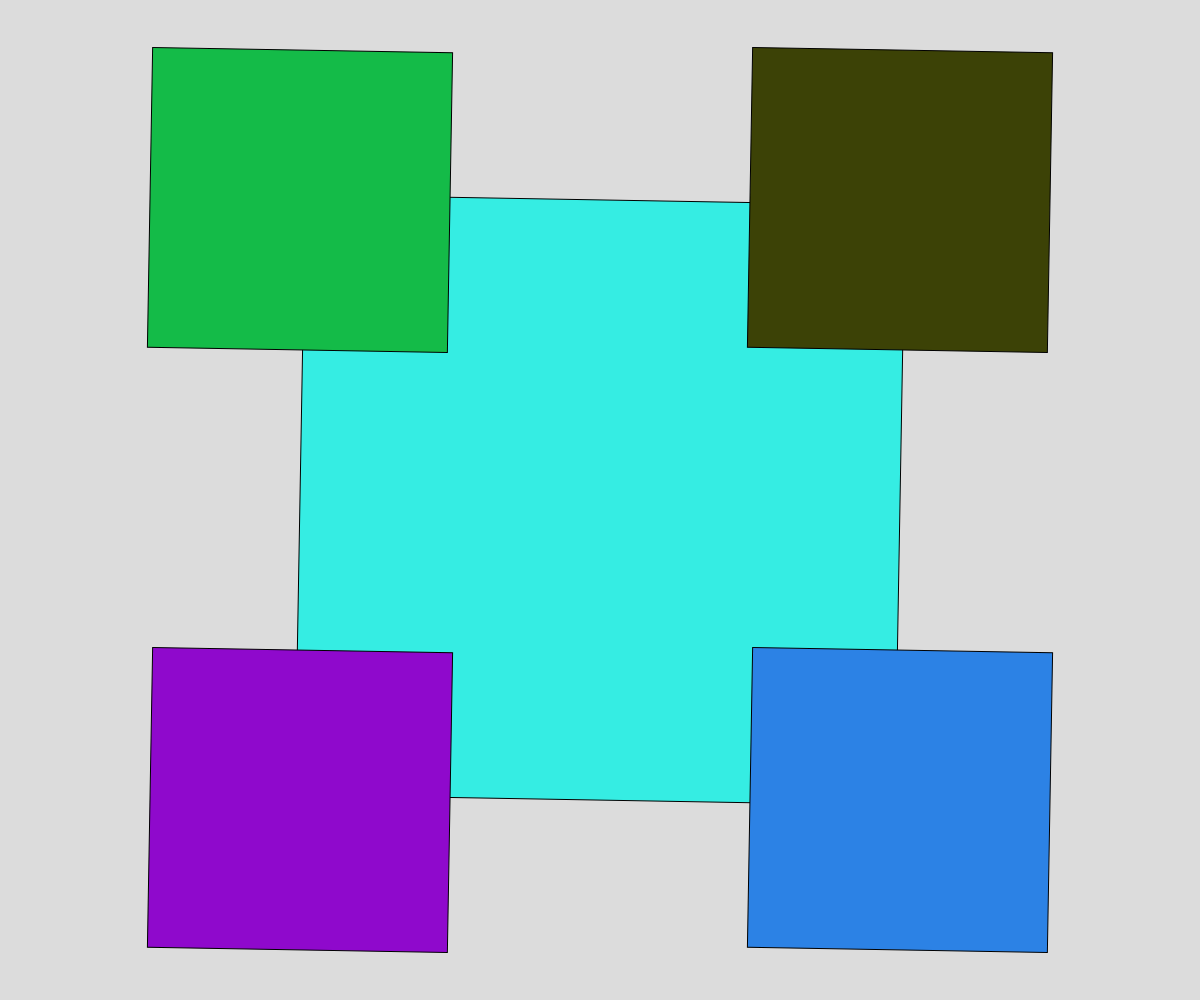
Frame 1 (no input)
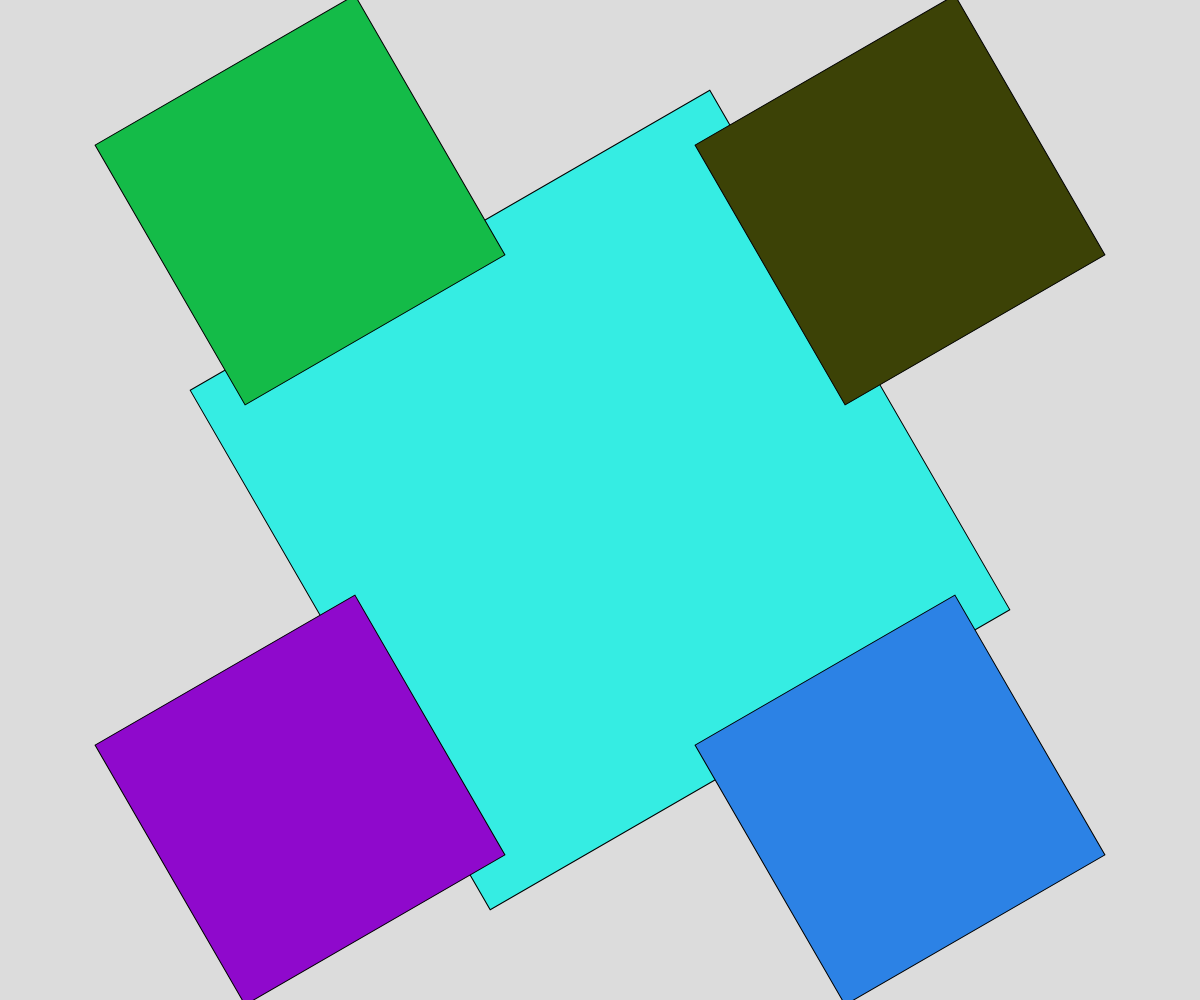
Frame 60 (no input)
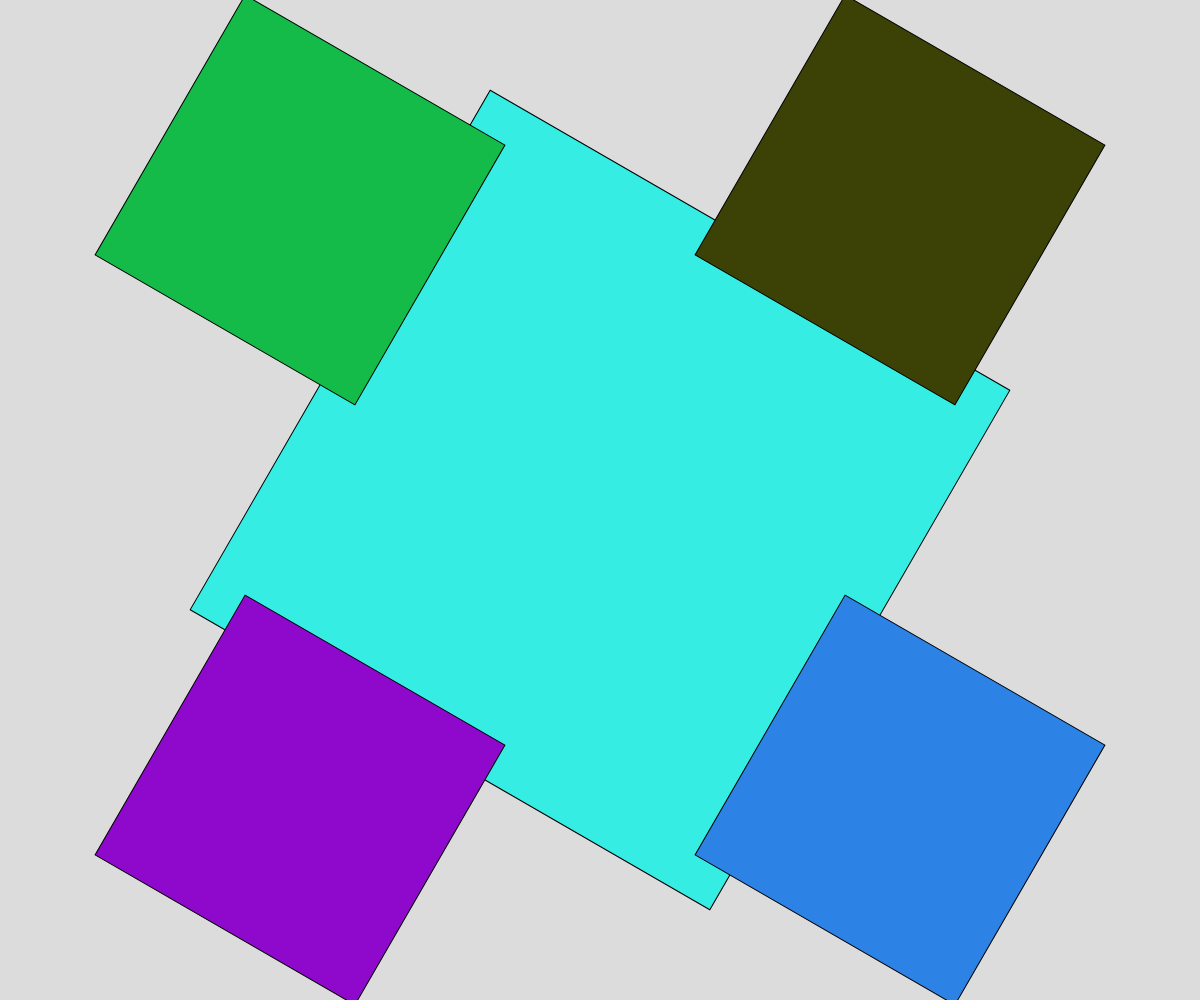
Frame 120 (the mouse pressed at the canvas centre since frame 60)

The p5.js sketch that drew these frames (run headless with seeded random() and noise() and a simulated clock; from frame 60 on, the mouse is pressed at the canvas centre):

// p5.js sketch
// ── sketch.js
// Drawing with Fractals
// Ethan Spearey
// 2024-11-13

function setup()
{
  createCanvas(windowWidth, windowHeight);
  noFill();
  seed = random(0-99);
}

function draw()
{
  background(220);
  randomSeed(seed);
  //circleInCircle(width/2, height/2, width);
  //cantor(width*0.1, height*0.1, width*0.8, 6);
  //circleFractal(width/2, height/2, height/2);
  squareFractal(width/2, height/2, width/2);
}

function squareFractal(x, y, len)
{
  if(len > 200)
  {
    rectMode(CENTER);
    fill(random(255), random(255), random(255));
    push();
    translate(x, y);
    rotate(radians(frameCount));
    square(0, 0, len);
    pop();
    squareFractal(x - len/2, y - len/2, len/2);
    squareFractal(x + len/2, y + len/2, len/2);
    squareFractal(x - len/2, y + len/2, len/2);
    squareFractal(x + len/2, y - len/2, len/2);
  }
}

function circleFractal(x, y, d)
{
  if(d > 2)
  {
    circle(x, y, d);
    circleFractal(x - d/2, y, d/2);
    circleFractal(x + d/2, y, d/2);
    circleFractal(x, y + d/2, d/2);
  }
  // Base Case
}

function cantor(x, y, len, depth)
{
  if(depth > 0)
  {
    line(x, y, x+len, y);
    let newY = y + 20;
    cantor(x, newY, len/3, depth-1);
    cantor(x + 2/3*len, newY, len/3, depth-1);
  }
}

function circleInCircle(x, y, d)
{
  if(d > 10)
  {
    circle(x, y, d);
    let den = map(mouseX, 0, width, 1.01, 2);
    circleInCircle(x, y, d/den);
  }
  // Implicicit Base Case
}
